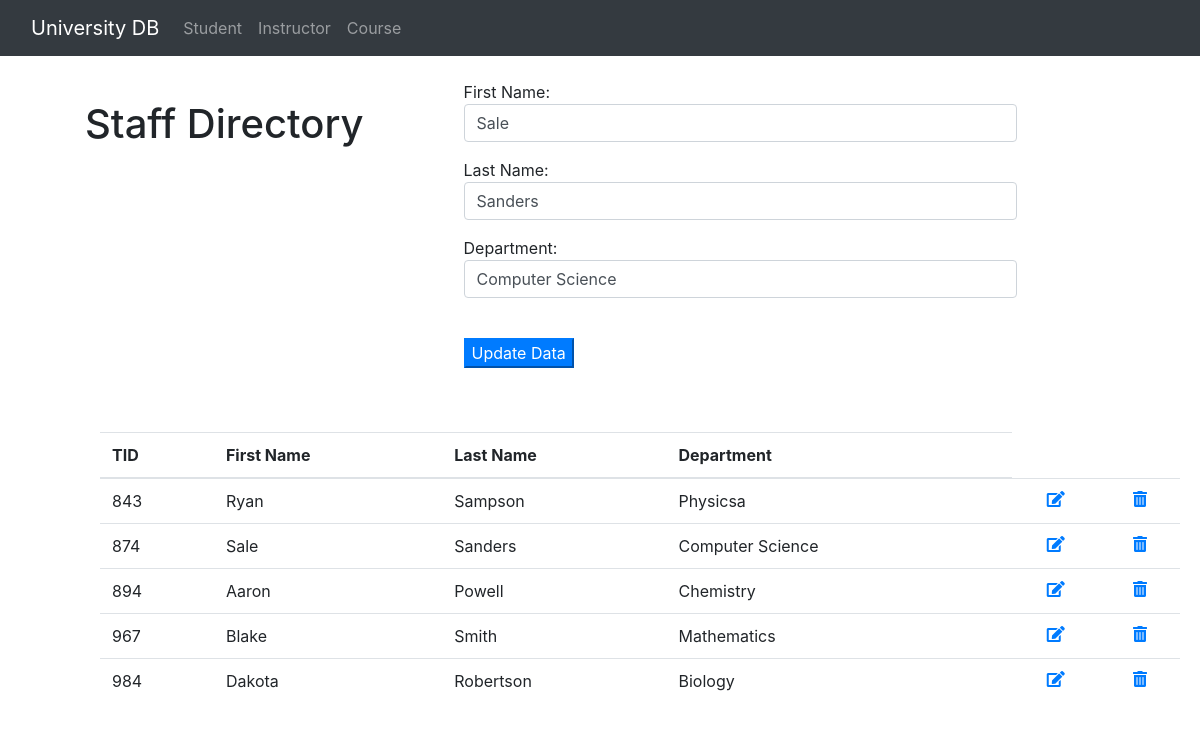
Screenshot of /instructor/query_edit?efname=Sale&elname=Sanders with the database file from the repository.
### tables this page shows
CREATE TABLE instructor (
        tid INTEGER NOT NULL,
        first_name VARCHAR(256) NOT NULL,
        last_name VARCHAR(256) NOT NULL,
        dept VARCHAR(256) NOT NULL,

        PRIMARY KEY (tid)
    );

### api.py (the view)
@app.route('/instructor/query_edit',methods = ['POST', 'GET']) #this is when user clicks edit link
def sql_edit_instructor_link():
    from functions.sqlquery import sql_query, sql_query2
    if request.method == 'GET':
        elname = request.args.get('elname')
        efname = request.args.get('efname')
        eresults = sql_query2(''' SELECT * FROM instructor where first_name = ? and last_name = ?''', (efname,elname))
    results = sql_query(''' SELECT * FROM instructor''')
    return render_template('instructordb.html', eresults=eresults, results=results)

### functions/sqlquery.py (called while the page is built)
def sql_query(query):
    cur = conn.cursor()
    cur.execute(query)
    rows = cur.fetchall()
    return rows

def sql_query2(query,var):
    cur = conn.cursor()
    cur.execute(query,var)
    rows = cur.fetchall()
    return rows

### templates/instructordb.html (shortened to what this page needs)
<html>
    <head>
        <link rel="stylesheet" href="https://use.fontawesome.com/releases/v5.1.0/css/all.css"
>
        <link rel="stylesheet" href="https://stackpath.bootstrapcdn.com/bootstrap/4.1.1/css/bootstrap.min.css"
>
    </head>
    <body>
        {% include 'navbar.html' %}
        <br>
        <div class='row'>
            <div style='margin-left: 100px; padding-block: 20px;'>
                <h1>
                    Staff Directory
                </h1>
            </div>
            {% block content %}
            {% if 'query_edit' in request.url %}
            <div style='margin-left: 100px; width: 45%;'>
                {% for eresult in eresults %}
                <form action="/instructor/edit" method="POST">
                    <p>First Name: <input class="form-control" type="text" name="first_name" style='width: 100%;'
                            value='{{eresult["first_name"]}}' /></p>
                    <p>Last Name: <input class="form-control" type="text" name="last_name" style='width: 100%;'
                            value='{{eresult["last_name"]}}' /></p>
                    <p>Department: <input class="form-control" type="text" name="dept" style='width: 100%;'
                            value='{{eresult["dept"]}}' /></p>
                    {% endfor %}
                    <br>
                    <p><input class="btn-primary" type="submit" value="Update Data" /></p>
                </form>
            </div>
            {% endif %}
            {% endblock content %}
        </div>
        <br><br>
        <table class='table table-hover' style='margin-left: 100px; margin-right: 100px; width: 90%;'>
            <thead>
                <tr>
                    <th>TID</th>
                    <th>First Name</th>
                    <th>Last Name</th>
                    <th>Department</th>
                </tr>
            </thead>
            {% for result in results %}
            <tr>
                <td>{{result["tid"]}}</td>
                <td>{{result["first_name"]}}</td>
                <td>{{result["last_name"]}}</td>
                <td>{{result["dept"]}}</td>
                <td align="center"><a
                        href="{{ url_for('sql_edit_instructor_link', efname=result['first_name'], elname=result['last_name']) }}"><i
                            class="fas fa-edit"></a></td>
                <td align="center"><a
                        href="{{ url_for('sql_data_instructor_delete', fname=result['first_name'], lname=result['last_name']) }}"><i
                            class="fas fa-trash-alt"></a></td>
            </tr>
            {% endfor %}
        </table>
    </body>
</html>

### rows the page displays
instructor: first_name "Sale", last_name "Sanders", dept "Computer Science", tid "874"
instructor: tid "843", first_name "Ryan", last_name "Sampson", dept "Physicsa"
instructor: tid "894", first_name "Aaron", last_name "Powell", dept "Chemistry"
instructor: tid "967", first_name "Blake", last_name "Smith", dept "Mathematics"
instructor: tid "984", first_name "Dakota", last_name "Robertson", dept "Biology"
